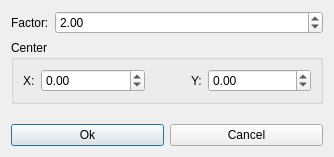
<?xml version="1.0" encoding="UTF-8"?>
<ui version="4.0">
 <class>ScaleDialog</class>
 <widget class="QDialog" name="ScaleDialog">
  <property name="geometry">
   <rect>
    <x>0</x>
    <y>0</y>
    <width>334</width>
    <height>157</height>
   </rect>
  </property>
  <property name="windowTitle">
   <string>Scale settings</string>
  </property>
  <layout class="QVBoxLayout" name="verticalLayout" stretch="0,0,1,0">
   <item>
    <layout class="QHBoxLayout" name="horizontalLayout" stretch="0,1">
     <item>
      <widget class="QLabel" name="label">
       <property name="text">
        <string>Factor:</string>
       </property>
      </widget>
     </item>
     <item>
      <widget class="QDoubleSpinBox" name="doubleSpinBoxFactor">
       <property name="minimum">
        <double>0.330000000000000</double>
       </property>
       <property name="maximum">
        <double>3.000000000000000</double>
       </property>
       <property name="singleStep">
        <double>0.500000000000000</double>
       </property>
       <property name="value">
        <double>2.000000000000000</double>
       </property>
      </widget>
     </item>
    </layout>
   </item>
   <item>
    <widget class="QGroupBox" name="groupBox">
     <property name="title">
      <string>Center</string>
     </property>
     <layout class="QHBoxLayout" name="horizontalLayout_2" stretch="0,1,0,0,1">
      <item>
       <widget class="QLabel" name="label_2">
        <property name="text">
         <string>X:</string>
        </property>
       </widget>
      </item>
      <item>
       <widget class="QDoubleSpinBox" name="doubleSpinBoxX">
        <property name="minimum">
         <double>-1000000.000000000000000</double>
        </property>
        <property name="maximum">
         <double>1000000.000000000000000</double>
        </property>
       </widget>
      </item>
      <item>
       <spacer name="horizontalSpacer">
        <property name="orientation">
         <enum>Qt::Horizontal</enum>
        </property>
        <property name="sizeHint" stdset="0">
         <size>
          <width>40</width>
          <height>20</height>
         </size>
        </property>
       </spacer>
      </item>
      <item>
       <widget class="QLabel" name="label_3">
        <property name="text">
         <string>Y:</string>
        </property>
       </widget>
      </item>
      <item>
       <widget class="QDoubleSpinBox" name="doubleSpinBoxY">
        <property name="minimum">
         <double>-1000000.000000000000000</double>
        </property>
        <property name="maximum">
         <double>1000000.000000000000000</double>
        </property>
       </widget>
      </item>
     </layout>
    </widget>
   </item>
   <item>
    <spacer name="verticalSpacer">
     <property name="orientation">
      <enum>Qt::Vertical</enum>
     </property>
     <property name="sizeHint" stdset="0">
      <size>
       <width>20</width>
       <height>0</height>
      </size>
     </property>
    </spacer>
   </item>
   <item>
    <layout class="QHBoxLayout" name="horizontalLayout_3">
     <item>
      <widget class="QPushButton" name="pushButtonOk">
       <property name="text">
        <string>Ok</string>
       </property>
      </widget>
     </item>
     <item>
      <widget class="QPushButton" name="pushButtonCancel">
       <property name="text">
        <string>Cancel</string>
       </property>
      </widget>
     </item>
    </layout>
   </item>
  </layout>
 </widget>
 <resources/>
 <connections/>
</ui>
